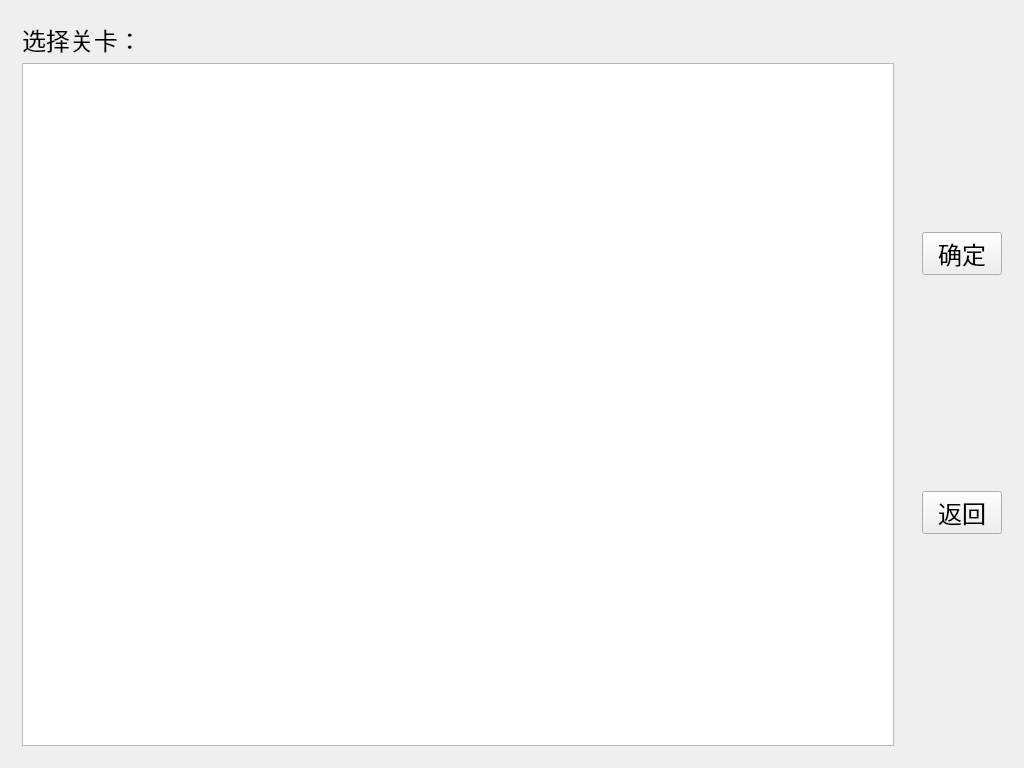
<?xml version="1.0" encoding="UTF-8"?>
<ui version="4.0">
 <class>MapSelectWidget</class>
 <widget class="QWidget" name="MapSelectWidget">
  <property name="geometry">
   <rect>
    <x>0</x>
    <y>0</y>
    <width>1024</width>
    <height>768</height>
   </rect>
  </property>
  <property name="windowTitle">
   <string>MapSelectWidget</string>
  </property>
  <layout class="QHBoxLayout" name="horizontalLayout">
   <item>
    <widget class="QWidget" name="verticalWidget" native="true">
     <layout class="QVBoxLayout" name="verticalLayout">
      <item>
       <widget class="QLabel" name="label">
        <property name="font">
         <font>
          <family>Microsoft YaHei UI</family>
          <pointsize>18</pointsize>
         </font>
        </property>
        <property name="text">
         <string>选择关卡：</string>
        </property>
       </widget>
      </item>
      <item>
       <widget class="QListWidget" name="listWidget">
        <property name="font">
         <font>
          <pointsize>18</pointsize>
         </font>
        </property>
       </widget>
      </item>
     </layout>
    </widget>
   </item>
   <item>
    <widget class="QWidget" name="verticalWidget" native="true">
     <layout class="QVBoxLayout" name="verticalLayout_2">
      <item>
       <widget class="QPushButton" name="pushButton">
        <property name="font">
         <font>
          <family>Microsoft YaHei UI</family>
          <pointsize>18</pointsize>
         </font>
        </property>
        <property name="text">
         <string>确定</string>
        </property>
       </widget>
      </item>
      <item>
       <widget class="QPushButton" name="pushButton_2">
        <property name="font">
         <font>
          <family>Microsoft YaHei UI</family>
          <pointsize>18</pointsize>
         </font>
        </property>
        <property name="text">
         <string>返回</string>
        </property>
       </widget>
      </item>
     </layout>
    </widget>
   </item>
  </layout>
 </widget>
 <layoutdefault spacing="6" margin="11"/>
 <resources/>
 <connections/>
</ui>
